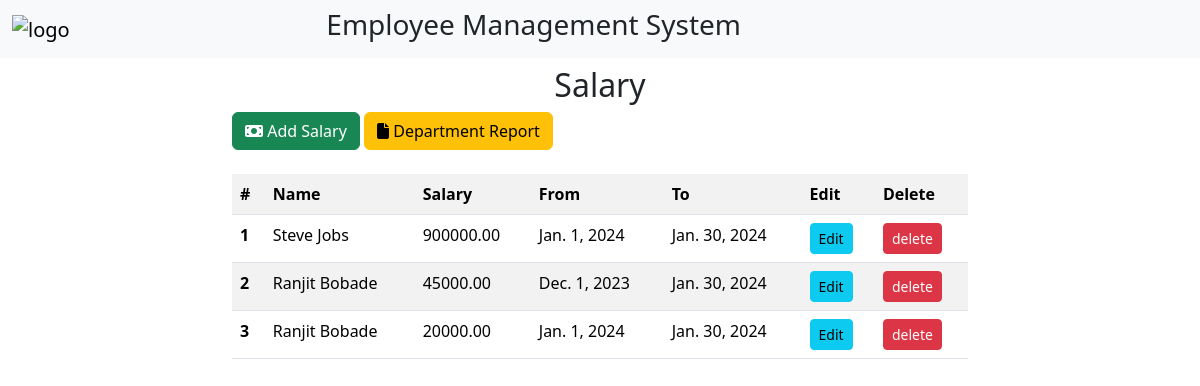
The app's page /salary/, older data.
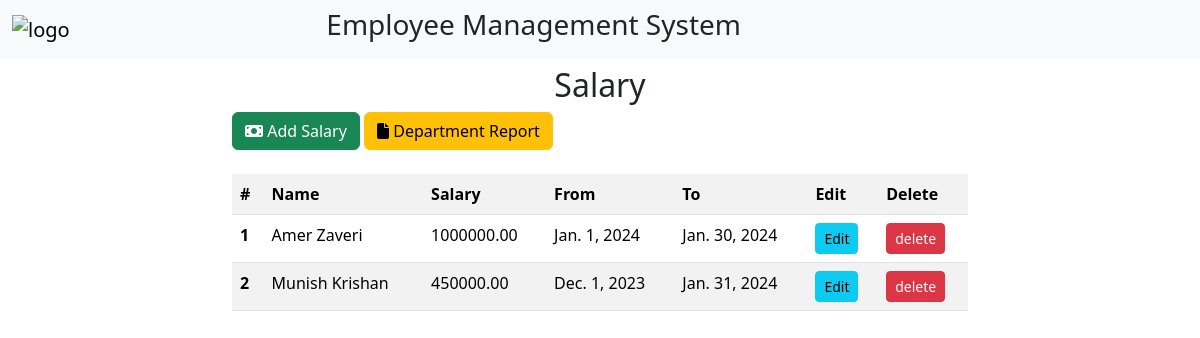
The same page, newer data.
### emsApp/models.py (models this page shows, shortened)
class EmployeeSalary(models.Model):
    employee = models.ForeignKey(Employee, on_delete=models.CASCADE)
    salary = models.DecimalField(max_digits=10, decimal_places=2)
    start_date = models.DateField()
    end_date = models.DateField()

class Employee(models.Model):
    name = models.CharField(max_length=200)
    email = models.EmailField()
    address = models.TextField()
    DESIGNATION_CHOICES = [
        ('Associate', 'Associate'),
        ('TL', 'Team Lead'),
        ('Manager', 'Manager'),
    ]
    designation = models.CharField(max_length=20, choices=DESIGNATION_CHOICES)
    reporting_manager = models.ForeignKey('self', null=True, blank=True, on_delete=models.SET_NULL)
    department = models.ForeignKey(Department, on_delete=models.CASCADE)
    def __str__(self):
        return self.name

### emsApp/views.py (the view)
# urls.py: path('salary/', views.salary, name="salary"),
def salary(request):
    emp_salary = EmployeeSalary.objects.all()
    context = {'salary' : emp_salary}
    return render(request,"salary.html", context)

### templates/salary.html
{% extends "base.html" %}
{% block content %}
<div class="container">
    <div class="row">
        <div class="col col-lg-8 m-auto">
            <h2 class="text-center mt-2">Salary</h2>
            <a href="/add/salary/" class="btn btn-success"><i class="fa-solid fa-money-bill"></i> Add Salary</a>
            <a href="/department/salary/" class="btn btn-warning"><i class="fa-solid fa-file"></i> Department Report</a>
            <table class="table table-striped table-hover mt-4">
                <tr>
                    <th scope="col">#</th>
                    <th scope="col">Name</th>
                    <th scope="col">Salary</th>
                    <th scope="col">From </th>
                    <th scope="col">To</th>
                    <th scope="col">Edit</th>
                    <th scope="col">Delete</th>
                </tr>
                {% for sal in salary %}
                <tr>
                    <th>{{forloop.counter}}</th>
                    <td>{{sal.employee}}</td>
                    <td>{{sal.salary}}</td>
                    <td>{{sal.start_date}}</td>
                    <td>{{sal.end_date}}</td>
                    <td><a href="/edit/salary/{{sal.id}}" class="btn btn-sm btn-info">Edit</a></td>
                    <td><a href="/delete/salary/{{sal.id}}" class="btn btn-sm btn-danger">delete</a></td>
                </tr>
                {% endfor %}
            </table>
        </div>
    </div>
</div>
{% endblock content %}

Row changes from the older to the newer data that the page shows:
removed EmployeeSalary: employee "Steve Jobs", salary "900000.00", start_date "Jan. 1, 2024", end_date "Jan. 30, 2024"
removed EmployeeSalary: employee "Ranjit Bobade", salary "45000.00", start_date "Dec. 1, 2023", end_date "Jan. 30, 2024"
removed EmployeeSalary: employee "Ranjit Bobade", salary "20000.00", start_date "Jan. 1, 2024", end_date "Jan. 30, 2024"
added EmployeeSalary: employee "Amer Zaveri", salary "1000000.00", start_date "Jan. 1, 2024", end_date "Jan. 30, 2024"
added EmployeeSalary: employee "Munish Krishan", salary "450000.00", start_date "Dec. 1, 2023", end_date "Jan. 31, 2024"
